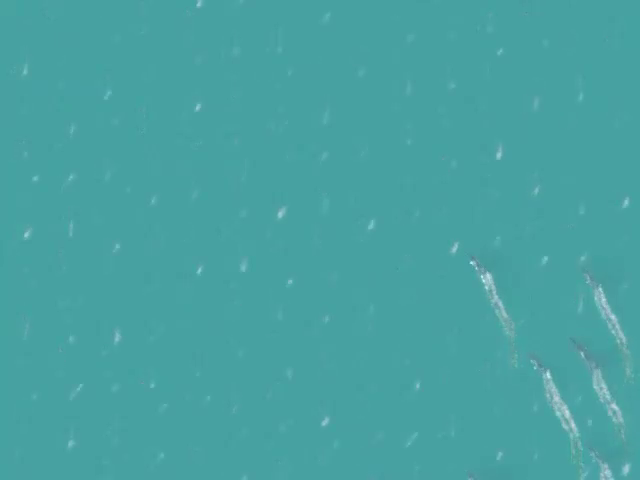
#> input picture frame 25 of Dataset_given/data/video/d1.mp4, 640 x 480 px
$ python boad_direction.py
#> lines starting #> are read from the running program, lines starting #| are printed output that depends on the picture; after the words box and inside, x2 and y2 are one past the last pixel; in counts of white or black regions, pixels touching at a corner belong together
import cv2
import numpy as np
import os
import re
import math

# ==============================================================================
# 1. BOAT DETECTOR (The "Multi-Expert" Logic from Image Task)
# ==============================================================================
class BoatDetector:
    def __init__(self):
        pass

    def get_blue_sea_boxes(self, img, S, V):
        """ Expert A: For standard blue water. """
        _, m_sat = cv2.threshold(S, 105, 255, cv2.THRESH_BINARY_INV)
        _, m_val = cv2.threshold(V, 135, 255, cv2.THRESH_BINARY)
        mask = cv2.bitwise_and(m_sat, m_val)
        kernel = np.ones((5, 5), np.uint8)
        mask = cv2.morphologyEx(mask, cv2.MORPH_CLOSE, kernel)

        boxes = []
        contours, _ = cv2.findContours(mask, cv2.RETR_EXTERNAL, cv2.CHAIN_APPROX_SIMPLE)
        for cnt in contours:
            if cv2.contourArea(cnt) > 150:
                rect = cv2.minAreaRect(cnt)
                width, height = rect[1]
                if width > 0 and height > 0:
                    ratio = max(width, height) / min(width, height)
                    if ratio > 1.4:
                        boxes.append(cv2.boxPoints(rect))
        return boxes

    def get_difficult_boxes(self, img, gray, S):
        """ Expert B & C: For sunset/hazy scenes. """
        # Adaptive Threshold
        gray_blur = cv2.GaussianBlur(gray, (5, 5), 0)
        mask_adapt = cv2.adaptiveThreshold(gray_blur, 255, cv2.ADAPTIVE_THRESH_GAUSSIAN_C,
                                           cv2.THRESH_BINARY, 51, -10)
        # Blue Channel for Sunset
        B_channel = img[:,:,0]
        _, mask_blue = cv2.threshold(B_channel, 120, 255, cv2.THRESH_BINARY)
        # Top-Hat
        kernel = cv2.getStructuringElement(cv2.MORPH_RECT, (25, 25))
        tophat = cv2.morphologyEx(gray, cv2.MORPH_TOPHAT, kernel)
        _, mask_tophat = cv2.threshold(tophat, 15, 255, cv2.THRESH_BINARY)

        mask_complex = cv2.bitwise_or(mask_adapt, mask_blue)
        mask_complex = cv2.bitwise_or(mask_complex, mask_tophat)

        _, m_sat = cv2.threshold(S, 60, 255, cv2.THRESH_BINARY_INV)
        mask = cv2.bitwise_and(mask_complex, m_sat)

        kernel = np.ones((3, 3), np.uint8)
        mask = cv2.morphologyEx(mask, cv2.MORPH_OPEN, kernel)
        mask = cv2.dilate(mask, kernel, iterations=2)

        boxes = []
        contours, _ = cv2.findContours(mask, cv2.RETR_EXTERNAL, cv2.CHAIN_APPROX_SIMPLE)
        img_area = img.shape[0] * img.shape[1]

        for cnt in contours:
            area = cv2.contourArea(cnt)
            if 15 < area < 10000:
                rect = cv2.minAreaRect(cnt)
                width, height = rect[1]
                if width > 0 and height > 0:
                    ratio = max(width, height) / min(width, height)
                    if ratio > 1.0:
                        if (width * height) < (img_area * 0.05):
                            boxes.append(cv2.boxPoints(rect))
        return boxes

    def detect(self, img):
        hsv = cv2.cvtColor(img, cv2.COLOR_BGR2HSV)
        gray = cv2.cvtColor(img, cv2.COLOR_BGR2GRAY)
        S = hsv[:,:,1]
        V = hsv[:,:,2]

        boxes_A = self.get_blue_sea_boxes(img, S, V)
        boxes_B = self.get_difficult_boxes(img, gray, S)

        # Merge (Priority to A)
        final_centers = []

        # Helper to get center from box
        def get_center(box):
            # --- FIX: Changed np.int0 to np.int32 ---
            box = np.int32(box)
            M = cv2.moments(box)
            if M["m00"] != 0:
                return (int(M["m10"] / M["m00"]), int(M["m01"] / M["m00"]))
            return (int(np.mean(box[:,0])), int(np.mean(box[:,1])))

        for b in boxes_A:
            final_centers.append(get_center(b))

        for b in boxes_B:
            c = get_center(b)
            # Add if not duplicate
            is_dup = False
            for ec in final_centers:
                if np.hypot(c[0]-ec[0], c[1]-ec[1]) < 20:
                    is_dup = True
                    break
            if not is_dup:
                final_centers.append(c)

        return final_centers

# ==============================================================================
# 2. OBJECT TRACKER (Assigns IDs frame-to-frame)
# ==============================================================================
class ObjectTracker:
    def __init__(self):
        self.tracks = {} # {id: [history_of_points]}
        self.next_id = 0
        self.max_history = 20
        self.missing_counts = {} # {id: frames_missing}

    def update(self, detected_centers):
        # Match detections to existing tracks
        used_detections = set()
        active_ids = []

        # Simple Greedy Matching
        for track_id, history in self.tracks.items():
            last_pos = history[-1]
            best_dist = 50.0 # Max distance to match
            best_idx = -1

            for i, center in enumerate(detected_centers):
                if i in used_detections: continue
                dist = np.hypot(center[0]-last_pos[0], center[1]-last_pos[1])
                if dist < best_dist:
                    best_dist = dist
                    best_idx = i

            if best_idx != -1:
                self.tracks[track_id].append(detected_centers[best_idx])
                if len(self.tracks[track_id]) > self.max_history:
                    self.tracks[track_id].pop(0)
                used_detections.add(best_idx)
                self.missing_counts[track_id] = 0
                active_ids.append(track_id)
            else:
                self.missing_counts[track_id] += 1

        # Create new tracks for unmatched detections
        for i, center in enumerate(detected_centers):
            if i not in used_detections:
                self.tracks[self.next_id] = [center]
                self.missing_counts[self.next_id] = 0
                active_ids.append(self.next_id)
                self.next_id += 1

        # Remove old tracks
        ids_to_delete = [tid for tid, count in self.missing_counts.items() if count > 5]
        for tid in ids_to_delete:
            del self.tracks[tid]
            del self.missing_counts[tid]

        return active_ids

    # [18 lines left out: function get_direction, not called in this run]

# ==============================================================================
# 3. UTILS & MAIN
# ==============================================================================
def parse_gt_file(txt_path):
    """
    Parses complex GT format:
    1
    1[596, 358][326, 536]
    2...

    Returns dict: { frame_num: [ {'id':1, 'p1':(x,y), 'p2':(x,y)}, ... ] }
    """
    gt_data = {}
    current_frame = -1

    if not os.path.exists(txt_path):
        return {}

    with open(txt_path, 'r') as f:
        lines = f.readlines()

    for line in lines:
        line = line.strip()
        if not line: continue

        # Check if line is just a frame number
        if line.isdigit():
            current_frame = int(line)
            gt_data[current_frame] = []
            continue

        # Parse Object Line: 1[596, 358][326, 536]
        # Regex to handle potential spaces
        match = re.match(r'(\d+)\s*\[(\d+),\s*(\d+)\]\s*\[(\d+),\s*(\d+)\]', line)
        if match and current_frame != -1:
            obj = {
                'id': int(match.group(1)),
                'p1': (int(match.group(2)), int(match.group(3))), # Start (Tail)
                'p2': (int(match.group(4)), int(match.group(5)))  # End (Head)
            }
            gt_data[current_frame].append(obj)

    return gt_data

# [4 lines left out: function calculate_gt_angle, not called in this run]

def get_angle_diff(a1, a2):
    diff = abs(a1 - a2) % 360
    return min(diff, 360 - diff)

if __name__ == "__main__":
    current_dir = os.path.dirname(os.path.abspath(__file__))
    video_dir = os.path.join(current_dir, "Dataset", "data", "video")
    gt_dir    = os.path.join(current_dir, "Dataset", "data", "GT")

    detector = BoatDetector()

    # Process all video files
    video_files = ['d1', 'd2', 'e1', 'e2', 'f1', 'f2']

    print(f"{'Video':<10} | {'Avg Error':<15} | {'Frames Tracked':<15}")
    print("-" * 45)

    for file_id in video_files:
        video_path = os.path.join(video_dir, f"{file_id}.mp4")
        if not os.path.exists(video_path):
             video_path = os.path.join(video_dir, f"{file_id}.avi")

        txt_path = os.path.join(gt_dir, f"{file_id}.txt")

        if not os.path.exists(video_path):
            print(f"{file_id:<10} | {'Video Not Found':<15} | -")
            continue

        gt_data = parse_gt_file(txt_path)
        cap = cv2.VideoCapture(video_path)
        tracker = ObjectTracker()

        total_error = 0
        valid_comparisons = 0
        frame_idx = 1 # GT usually starts at 1

        while cap.isOpened():
            ret, frame = cap.read()
#> frame is the input picture: shape (480, 640, 3); mean B, G, R 161.6, 161.4, 72.5
            if not ret:
                break

            # 1. Detect
            centers = detector.detect(frame)
#> in detect, `gray = cv2.cvtColor(img, cv2.COLOR_BGR2GRAY)`:
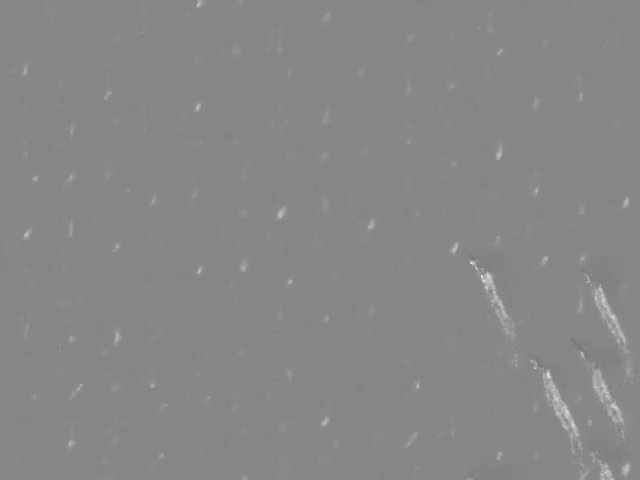
#> gray: shape (480, 640); min 116, max 227, mean 134.8
#> in detect, `S = hsv[:,:,1]`:
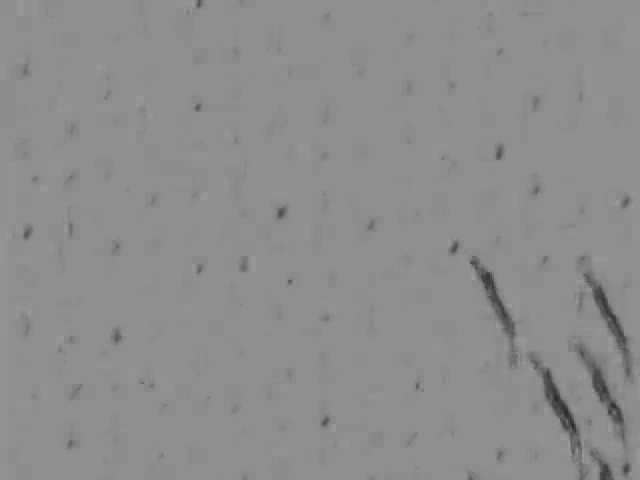
#> S: shape (480, 640); min 41, max 155, mean 141.2
#> in detect, `V = hsv[:,:,2]`:
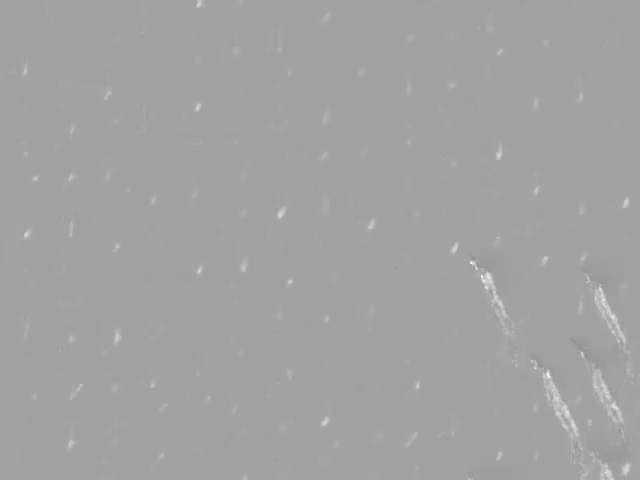
#> V: shape (480, 640); min 141, max 248, mean 161.7
#> in get_blue_sea_boxes, `_, m_sat = cv2.threshold(S, 105, 255, cv2.THRESH_BINARY_INV)`:
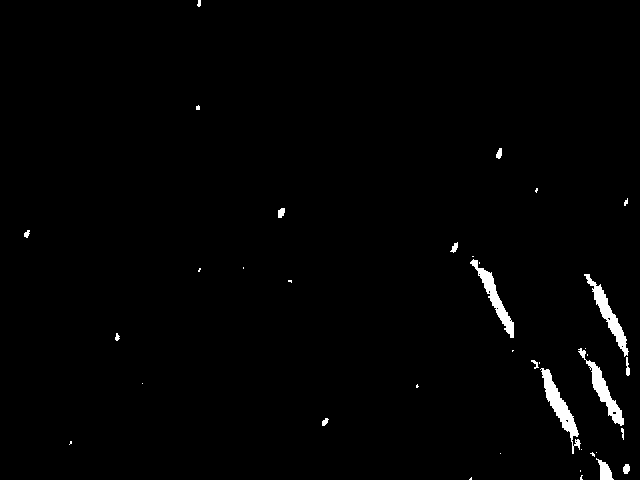
#> m_sat: shape (480, 640); 1.3% white; 38 white regions (21 under 20 px), largest, box (x1, y1, x2, y2) and area: (540, 368, 581, 454) 920, (584, 274, 629, 357) 801, (578, 348, 624, 426) 774
#> in get_blue_sea_boxes, `mask = cv2.morphologyEx(mask, cv2.MORPH_CLOSE, kernel)`:
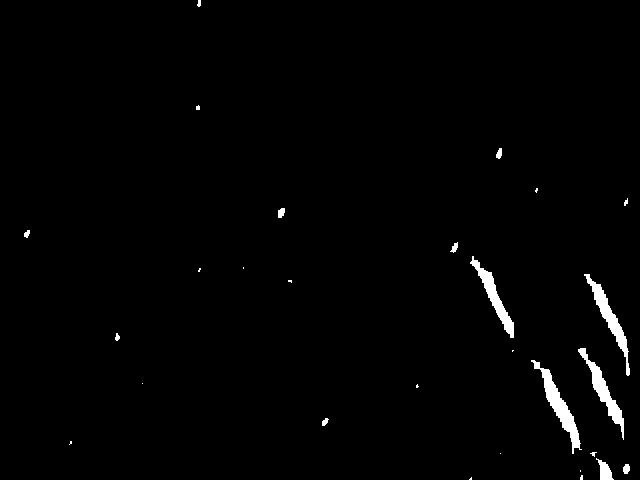
#> mask: shape (480, 640); 1.4% white; 28 white regions (14 under 20 px)
#> in get_blue_sea_boxes, `contours, _ = cv2.findContours(mask, cv2.RETR_EXTERNAL, cv2.CHAIN_APPR..`: contours = 28 contours, 17 with area under 20; largest, box (x1, y1, x2, y2) and area: (531, 360, 582, 454) 910, (584, 274, 630, 376) 769, (578, 348, 624, 440) 746, (470, 256, 514, 338) 695, (596, 458, 614, 480) 170
#> the loop in get_blue_sea_boxes, `for cnt in contours:` made 28 passes
#> (rect, width, height, ratio) on passes 5, 12, 14, 17, 20: (((604.4, 468.5), (12.75, 23.93), -11.31), 12.75, 23.93, 1.88), (((558.2, 403.6), (16.49, 102), -24.9), 16.49, 102, 6.19), (((603.8, 392.3), (14.47, 100.6), -27.1), 14.47, 100.6, 6.95), (((611.4, 322.2), (14.05, 110.2), -23.2), 14.05, 110.2, 7.84), (((494.8, 295.3), (14.55, 90.78), -27.26), 14.55, 90.78, 6.24)
#> after the loop in get_blue_sea_boxes, `for cnt in contours:`: boxes = 5 items
#> in get_difficult_boxes, `_, mask_tophat = cv2.threshold(tophat, 15, 255, cv2.THRESH_BINARY)`:
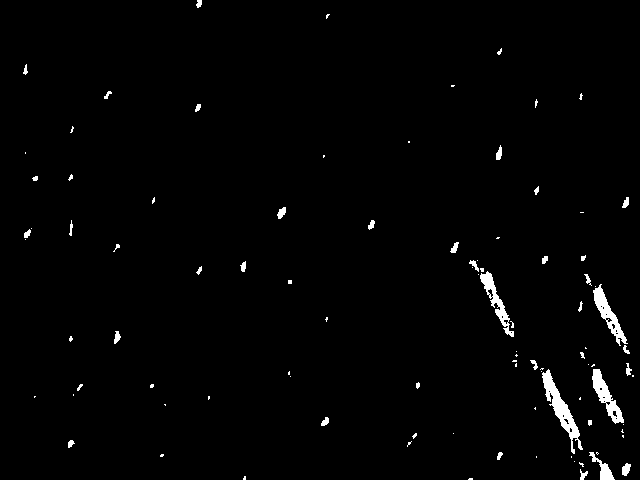
#> mask_tophat: shape (480, 640); 1.5% white; 96 white regions (57 under 20 px), largest, box (x1, y1, x2, y2) and area: (542, 369, 583, 454) 902, (593, 284, 628, 346) 621, (592, 369, 624, 424) 618
#> in get_difficult_boxes, `mask = cv2.dilate(mask, kernel, iterations=2)`:
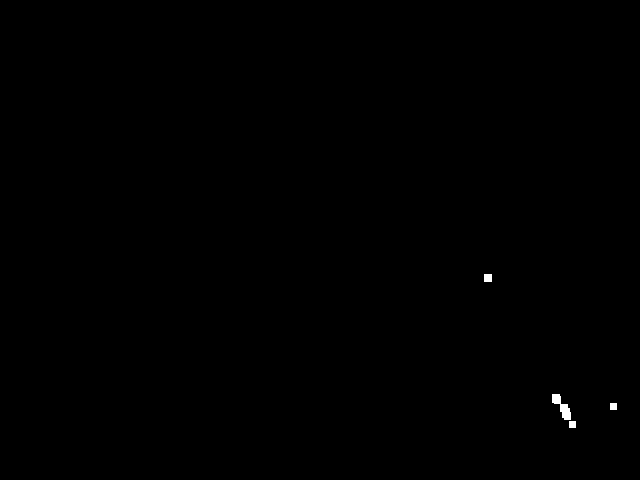
#> mask: shape (480, 640); 0.13% white; 4 white regions
#> in get_difficult_boxes, `contours, _ = cv2.findContours(mask, cv2.RETR_EXTERNAL, cv2.CHAIN_APPR..`: contours = 4 contours; box (x1, y1, x2, y2) and area: (552, 394, 571, 420) 186, (484, 274, 492, 282) 49, (569, 421, 576, 428) 36, (610, 403, 617, 410) 36
#> the loop in get_difficult_boxes, `for cnt in contours:` made 4 passes
#> (cnt, area, rect, width, height, ratio) on passes 1, 2, 4: ([[569, 421], [569, 427], [575, 427], [575, 421]], 36, ((572, 424), (6, 6), -90), 6, 6, 1), ([[610, 403], [610, 409], [616, 409], [616, 403]], 36, ((613, 406), (6, 6), -90), 6, 6, 1), ([[484, 274], [484, 281], [491, 281], [491, 274]], 49, ((487.5, 277.5), (7, 7), -90), 7, 7, 1)
#> after the loop in get_difficult_boxes, `for cnt in contours:`: boxes = [[[565.4, 422.1], [548.3, 396.5], [557.8, 390.2], [574.8, 415.8]]]
#> in detect, `boxes_B = self.get_difficult_boxes(img, gray, S)`: boxes_B has the same summary as boxes in get_difficult_boxes
#> the loop in detect, `for b in boxes_A:` made 5 passes
#> box in get_center on passes 2 to 5: [[572, 453], [529, 360], [544, 353], [587, 446]], [[620, 440], [574, 350], [587, 344], [633, 433]], [[626, 375], [583, 274], [596, 268], [639, 370]], [[509, 338], [467, 258], [480, 251], [522, 332]]
#> after the loop in detect, `for b in boxes_A:`: final_centers = [(603, 468), (558, 403), (603, 391), (610, 321), (494, 294)]
#> the loop in detect, `for b in boxes_B:` made 1 pass
#> (box in get_center, c) on pass 1: ([[565, 422], [548, 396], [557, 390], [574, 415]], (561, 405))
#> centers has the same summary as final_centers in detect

            # 2. Track
            active_ids = tracker.update(centers)
#> after the loop in update, `for track_id, history in self.tracks.items():`: active_ids = []; self.missing_counts = 0 items
#> the loop in update, `for i, center in enumerate(detected_centers):` made 5 passes
#> after the loop in update, `for i, center in enumerate(detected_centers):`: active_ids = [0, 1, 2, 3, 4]; self.missing_counts = {0: 0, 1: 0, 2: 0, 3: 0, 4: 0}; self.next_id = 5; self.tracks = {0: [(603, 468)], 1: [(558, 403)], 2: [(603, 391)], 3: [(610, 321)], 4: [(494, 294)]}
#> in update, `ids_to_delete = [tid for tid, count in self.missing_counts.items() if ..`: ids_to_delete = []
#> active_ids = [0, 1, 2, 3, 4]

            # 3. Evaluation
            if frame_idx in gt_data:
                gt_objects = gt_data[frame_idx]

                # For each GT object, find best matching Tracker object
                for gt_obj in gt_objects:
                    gt_start = gt_obj['p1']
                    gt_angle = calculate_gt_angle(gt_obj['p1'], gt_obj['p2'])

                    best_match_err = None
                    min_dist = 100 # Match radius (pixels)

                    for tid in active_ids:
                        pred_angle, vec_pts = tracker.get_direction(tid)
                        if pred_angle is not None:
                            # Match based on spatial distance (Start point vs Centroid)
                            # Current centroid is vec_pts[1]
                            curr_pos = vec_pts[1]
                            dist = np.hypot(curr_pos[0]-gt_start[0], curr_pos[1]-gt_start[1])

                            if dist < min_dist:
                                min_dist = dist
                                err = get_angle_diff(pred_angle, gt_angle)
                                best_match_err = err

                                # Visual Debug
                                cv2.arrowedLine(frame, vec_pts[0], vec_pts[1], (0, 255, 255), 3) # Yellow=Pred

                    if best_match_err is not None:
                        total_error += best_match_err
                        valid_comparisons += 1

                        # Draw GT
                        cv2.arrowedLine(frame, gt_obj['p1'], gt_obj['p2'], (0, 255, 0), 2) # Green=GT

            cv2.imshow(f"Tracking {file_id}", frame)
            frame_idx += 1
            if cv2.waitKey(1) & 0xFF == 27:
#> (key Esc is pressed here)
                break

        cap.release()
        cv2.destroyAllWindows()

        if valid_comparisons > 0:
            avg_err = total_error / valid_comparisons
            print(f"{file_id:<10} | {avg_err:<15.4f} | {valid_comparisons:<15}")
        else:
            print(f"{file_id:<10} | {'No GT Matches':<15} | 0")
